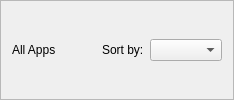
                  <widget class="QFrame" name="frameAppsHeader">
                   <property name="frameShape">
                    <enum>QFrame::Shape::StyledPanel</enum>
                   </property>
                   <property name="frameShadow">
                    <enum>QFrame::Shadow::Raised</enum>
                   </property>
                   <layout class="QHBoxLayout" name="horizontalLayout_6">
                    <item>
                     <layout class="QHBoxLayout" name="hlytAppsHeader">
                      <item>
                       <widget class="QLabel" name="lblAppsTitle">
                        <property name="text">
                         <string>All Apps</string>
                        </property>
                       </widget>
                      </item>
                      <item>
                       <spacer name="horizontalSpacer_14">
                        <property name="orientation">
                         <enum>Qt::Orientation::Horizontal</enum>
                        </property>
                        <property name="sizeHint" stdset="0">
                         <size>
                          <width>40</width>
                          <height>20</height>
                         </size>
                        </property>
                       </spacer>
                      </item>
                      <item>
                       <widget class="QLabel" name="lblAppsSort">
                        <property name="text">
                         <string>Sort by:</string>
                        </property>
                       </widget>
                      </item>
                      <item>
                       <widget class="UnifiedComboBox" name="cmbAppsSort">
                        <property name="cursor">
                         <cursorShape>PointingHandCursor</cursorShape>
                        </property>
                        <property name="comboVariant" stdset="0">
                         <string>compact</string>
                        </property>
                       </widget>
                      </item>
                     </layout>
                    </item>
                   </layout>
                  </widget>
